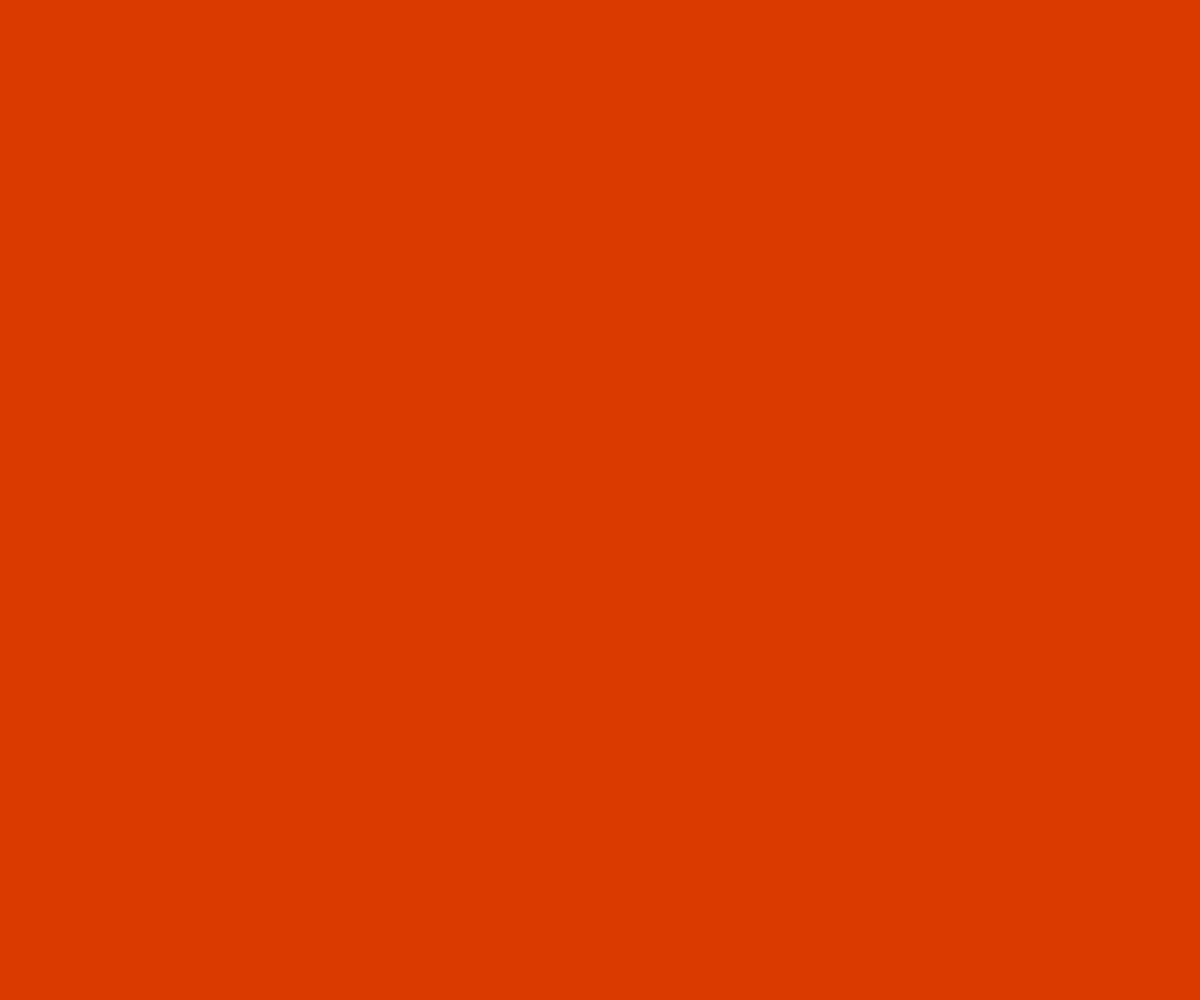
Frame 1 (no input)
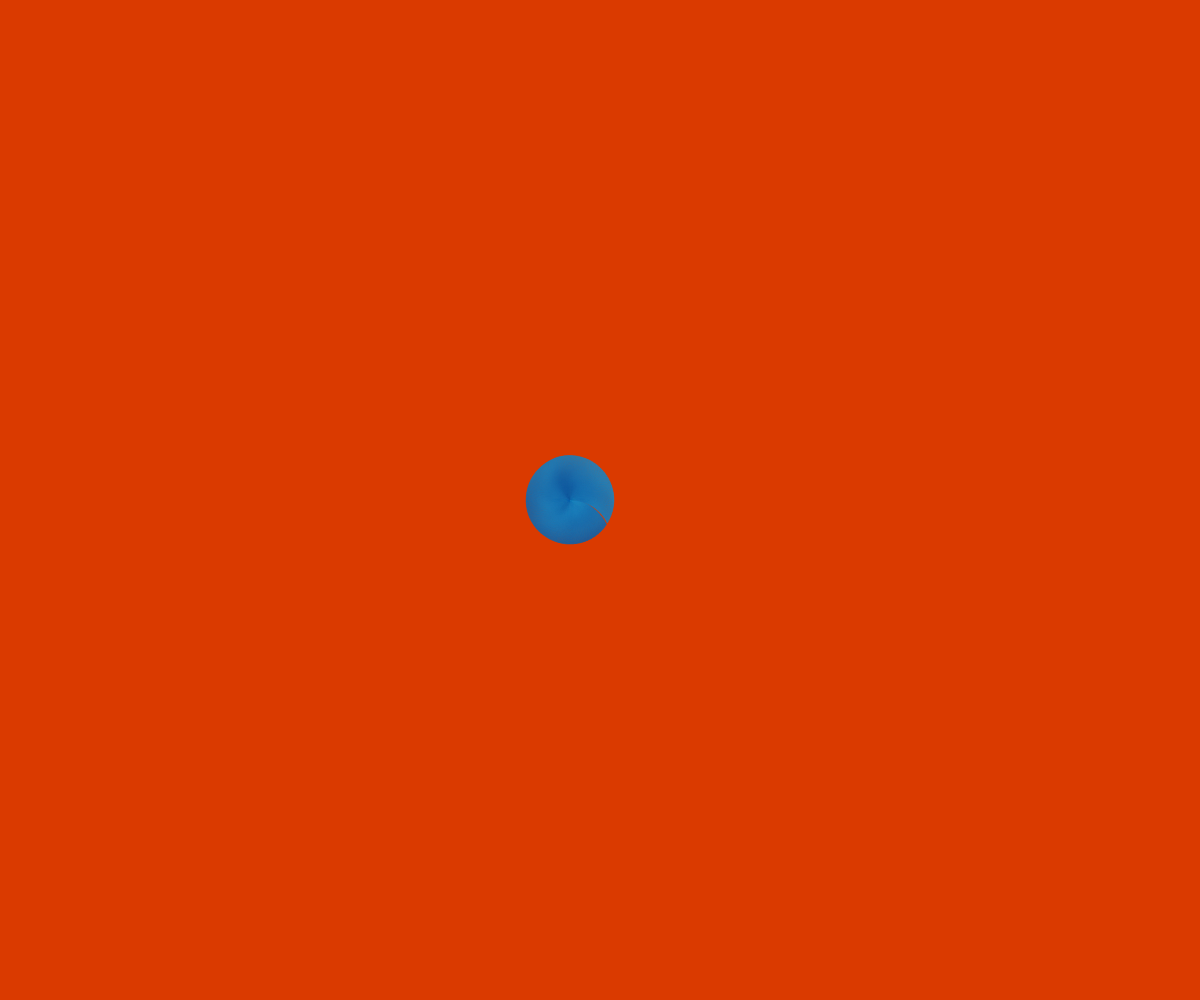
Frame 60 (no input)
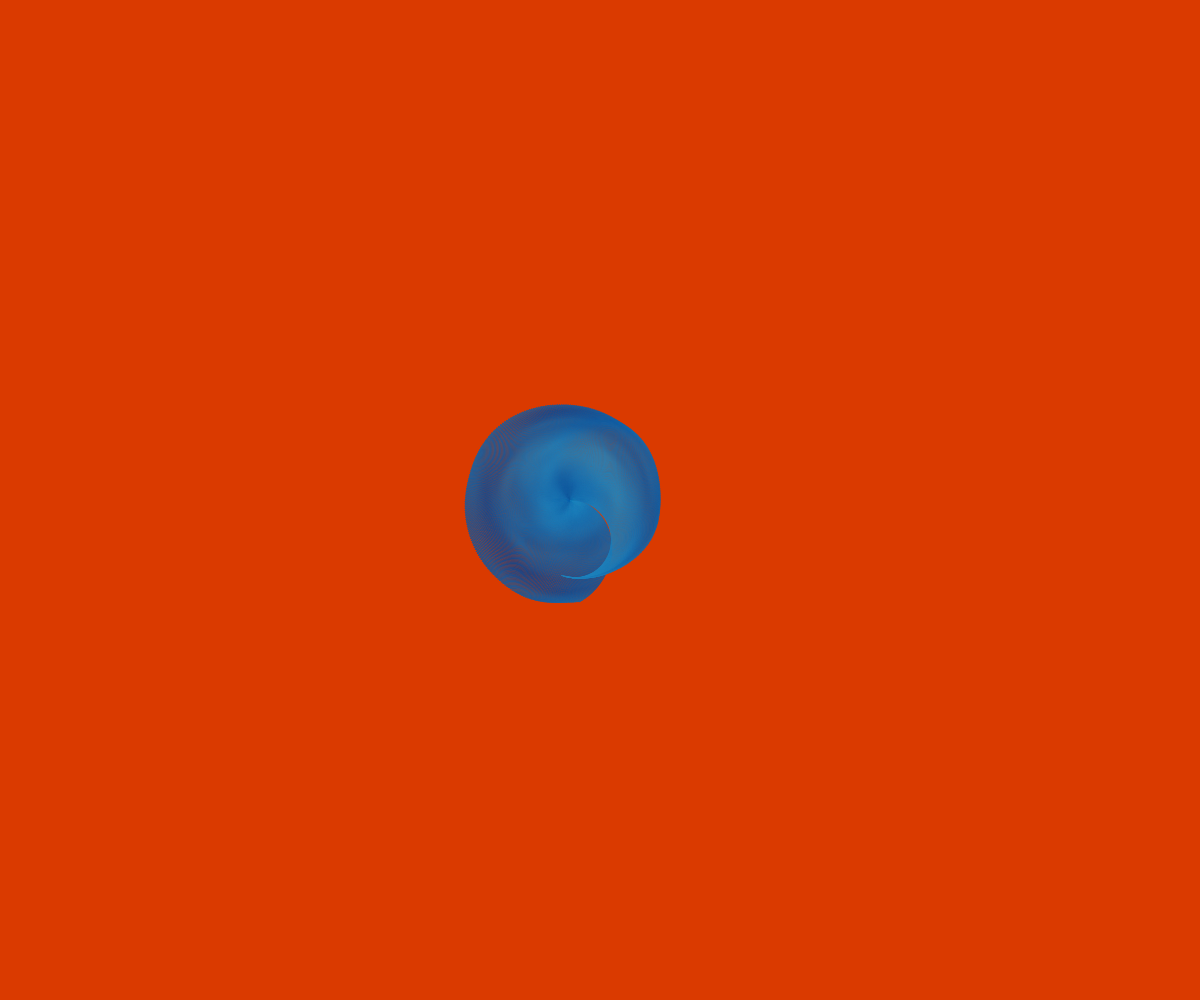
Frame 120 (the mouse pressed at the canvas centre since frame 60)

The p5.js sketch that drew these frames (run headless with seeded random() and noise() and a simulated clock; from frame 60 on, the mouse is pressed at the canvas centre):

// p5.js sketch
// ── sketch.js
const points = [];
const numPoints = 300;
const pointSize = 1;
const maxda = Math.PI/140;
const speed = pointSize/2;
const animSpeed = (1000/numPoints)*0.75;

let time = 0;
const maxTime = 3000;
const timeScale = .005;
const noiseScale = .005;

let bg,fg;

function setup() {
  createCanvas(innerWidth, innerHeight);
  // const seed = floor(random(1e6));
  const seed = 416578;
  randomSeed(seed);
  noiseSeed(seed);
  print(seed);
  
  for(let i=0;i<numPoints;i++) {
    points.push({x: (width/2)-30, y:height/2, a: (i/numPoints)*TWO_PI});
  }
  bg = color("#001D72");
  fg = color("#35C6EE");
  background("#DA3A00");
  noStroke();
}

function draw() {
  if(frameCount<30) return;
  for(let x=0;x<animSpeed;x++) {
    if(time>maxTime) {
      noLoop();
      break;
    }
    time++;
    for(let i=0;i<points.length;i++) {
      const point = points[i];
      fill(lerpColor(bg,fg,noise(i*noiseScale,time*timeScale)))
      circle(point.x,point.y,pointSize);
      point.a += maxda*noise(i*noiseScale,time*timeScale);
      point.x += speed*cos(point.a);
      point.y += speed*sin(point.a);
    }
  }
}
